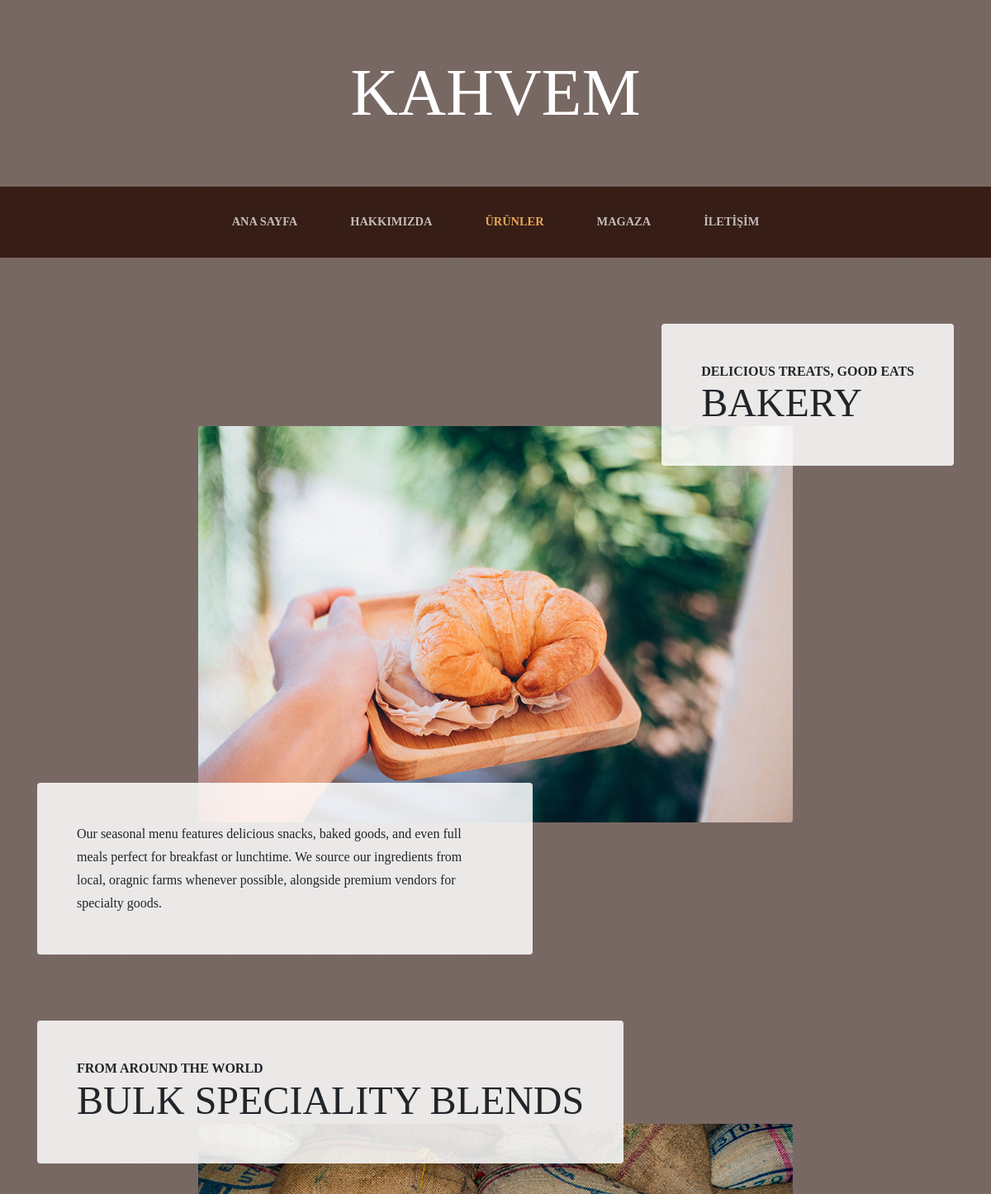
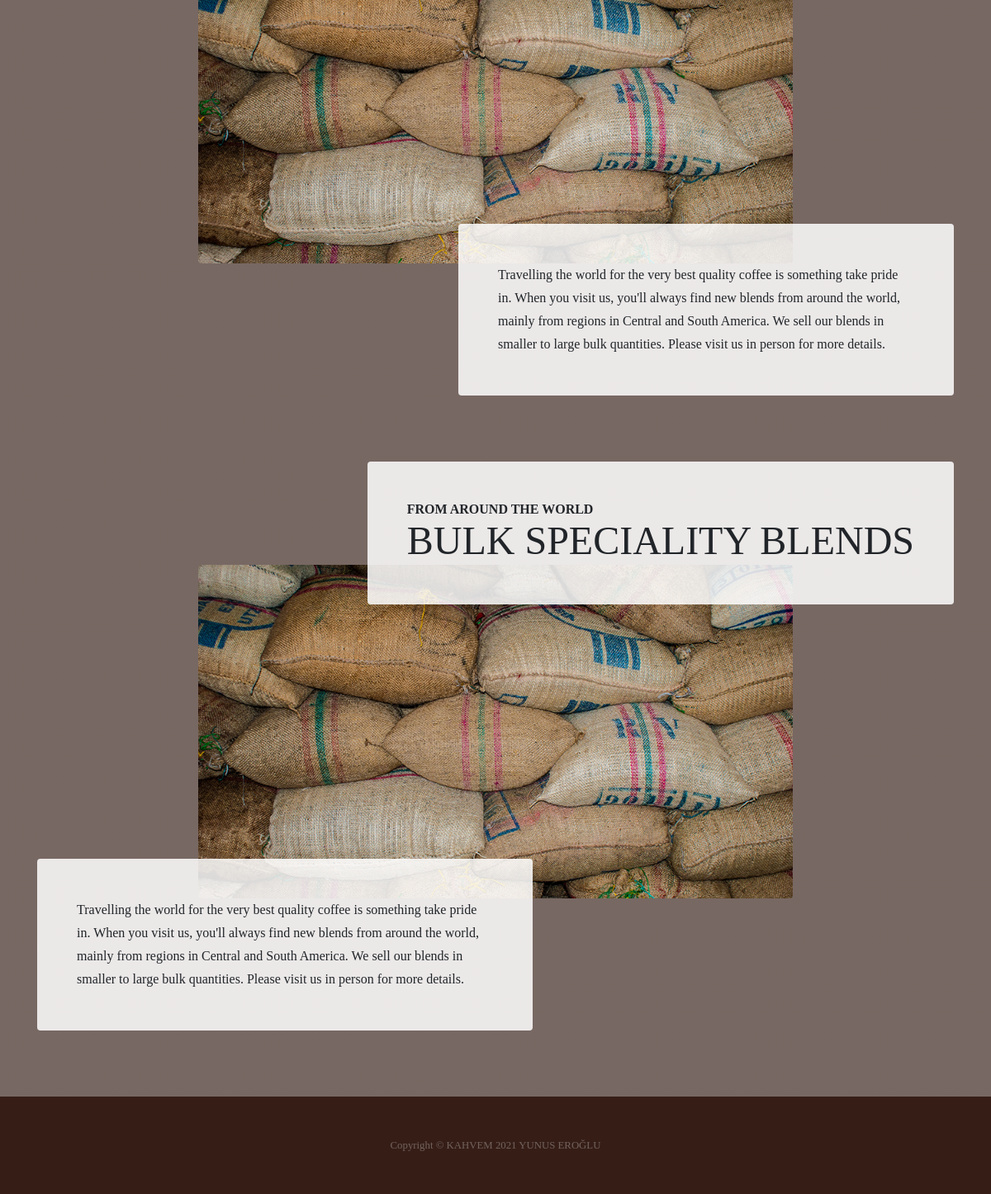
/products.php, run on the app's committed database (2 pictures, top to bottom).
### tables this page shows
CREATE TABLE IF NOT EXISTS `urunler` (
  `id` int(11) NOT NULL AUTO_INCREMENT,
  `foto` char(50) NOT NULL,
  `baslik` char(250) NOT NULL,
  `ustBaslik` char(250) NOT NULL,
  `icerik` text NOT NULL,
  `aktif` tinyint(4) NOT NULL,
  `sira` int(11) NOT NULL,
  PRIMARY KEY (`id`)
);

### products.php (the view)
<?php
$sayfa = 'Ürünler';
include('inc/vt.php');
include('inc/head.php');
include('inc/nav.php');
$sorgu = $baglanti->prepare("SELECT * FROM urunler where aktif=1 order by sira");
$sorgu->execute();
$yon = 'sag';
while ($sonuc = $sorgu->fetch()) {
    ?>
    <section class="page-section">
        <div class="container">
            <div class="product-item">
                <div class="product-item-title d-flex">
                    <div class="bg-faded p-5 d-flex <?php echo $yon == 'sag' ? 'ml-auto' : 'mr-auto' ?> rounded">
                        <h2 class="section-heading mb-0">
                            <span class="section-heading-upper"><?= $sonuc['ustBaslik'] ?></span>
                            <span class="section-heading-lower"><?= $sonuc['baslik'] ?></span>
                        </h2>
                    </div>
                </div>
                <img class="product-item-img mx-auto d-flex rounded img-fluid mb-3 mb-lg-0"
                     src="img/<?= $sonuc['foto'] ?>" alt="">
                <div class="product-item-description d-flex <?php echo $yon == 'sag' ? 'mr-auto' : 'ml-auto' ?>">
                    <div class="bg-faded p-5 rounded">
                        <?= $sonuc['icerik'] ?>
                    </div>
                </div>
            </div>
        </div>
    </section>
    <?php
    if ($yon == 'sag') $yon = 'sol';
    else $yon = 'sag';
}
include('inc/footer.php');
?>

### inc/head.php (shortened to what this page needs)
<!DOCTYPE html>
<html lang="en">
<head>
    <link href="vendor/bootstrap/css/bootstrap.min.css" rel="stylesheet">
    <link href="css/business-casual.min.css" rel="stylesheet">
</head>

### inc/nav.php (shortened to what this page needs)
<body>
<h1 class="site-heading text-center text-white d-none d-lg-block">
    <span class="site-heading-lower">KAHVEM</span>
</h1>
<nav class="navbar navbar-expand-lg navbar-dark py-lg-4" id="mainNav">
    <div class="container">
        <div class="collapse navbar-collapse" id="navbarResponsive">
            <ul class="navbar-nav mx-auto">
                <li class="nav-item px-lg-4 <?php echo $sayfa == 'Ana Sayfa' ? 'active' : '' ?>">
                    <a class="nav-link text-uppercase text-expanded" href="anasayfa">Ana Sayfa
                    </a>
                </li>
                <li class="nav-item px-lg-4 <?php echo $sayfa == 'Hakkımızda' ? 'active' : '' ?>">
                    <a class="nav-link text-uppercase text-expanded" href="hakkimizda">Hakkımızda</a>
                </li>
                <li class="nav-item px-lg-4 <?php echo $sayfa == 'Ürünler' ? 'active' : '' ?>">
                    <a class="nav-link text-uppercase text-expanded" href="urunler">Ürünler</a>
                </li>
                <li class="nav-item px-lg-4 <?php echo $sayfa == 'Magaza' ? 'active' : '' ?>">
                    <a class="nav-link text-uppercase text-expanded" href="magaza">Magaza</a>
                </li>
                <li class="nav-item px-lg-4 <?php echo $sayfa == 'İletişim' ? 'active' : '' ?>">
                    <a class="nav-link text-uppercase text-expanded" href="iletisim">İLETİŞİM</a>
                </li>
            </ul>
        </div>
    </div>
</nav>

### inc/footer.php (shortened to what this page needs)
<footer class="footer text-faded text-center py-5">
    <div class="container">
        <p class="m-0 small">Copyright &copy; KAHVEM 2021 YUNUS EROĞLU</p>
    </div>
</footer>
</body>
</html>

### data on the page
urunler: ustBaslik "DELICIOUS TREATS, GOOD EATS", baslik "BAKERY", foto (picture), icerik "Our seasonal menu features delicious snacks, baked goods, and even full meals perfect for breakfast or lunchtime. We source our ingredients from local, oragnic farms whenever possible, alongside premium vendors for specialty goods."
urunler: ustBaslik "FROM AROUND THE WORLD", baslik "BULK SPECIALITY BLENDS", foto (picture), icerik "Travelling the world for the very best quality coffee is something take pride in. When you visit us, you'll always find new blends from around the world, mainly from regions in Central and South America. We sell our blends in smaller to large bulk quantities. Please visit us in person for more details."
urunler: ustBaslik "FROM AROUND THE WORLD", baslik "BULK SPECIALITY BLENDS", foto (picture), icerik "Travelling the world for the very best quality coffee is something take pride in. When you visit us, you'll always find new blends from around the world, mainly from regions in Central and South America. We sell our blends in smaller to large bulk quantities. Please visit us in person for more details."
